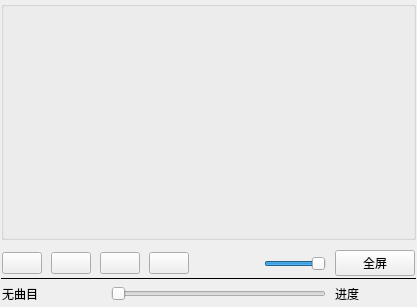
<?xml version="1.0" encoding="UTF-8"?>
<ui version="4.0">
 <class>MainWindow</class>
 <widget class="QMainWindow" name="MainWindow">
  <property name="geometry">
   <rect>
    <x>0</x>
    <y>0</y>
    <width>417</width>
    <height>307</height>
   </rect>
  </property>
  <property name="windowTitle">
   <string>视频播放器</string>
  </property>
  <widget class="QWidget" name="centralWidget">
   <layout class="QVBoxLayout" name="verticalLayout_2">
    <property name="spacing">
     <number>1</number>
    </property>
    <property name="leftMargin">
     <number>1</number>
    </property>
    <property name="topMargin">
     <number>1</number>
    </property>
    <property name="rightMargin">
     <number>1</number>
    </property>
    <property name="bottomMargin">
     <number>1</number>
    </property>
    <item>
     <widget class="QGroupBox" name="groupBox">
      <property name="title">
       <string/>
      </property>
      <layout class="QVBoxLayout" name="verticalLayout">
       <property name="spacing">
        <number>1</number>
       </property>
       <property name="leftMargin">
        <number>1</number>
       </property>
       <property name="topMargin">
        <number>1</number>
       </property>
       <property name="rightMargin">
        <number>1</number>
       </property>
       <property name="bottomMargin">
        <number>1</number>
       </property>
       <item>
        <widget class="QmyVideoWidget" name="videoWidget" native="true"/>
       </item>
      </layout>
     </widget>
    </item>
    <item>
     <widget class="QWidget" name="widget" native="true">
      <property name="minimumSize">
       <size>
        <width>0</width>
        <height>35</height>
       </size>
      </property>
      <property name="maximumSize">
       <size>
        <width>16777215</width>
        <height>25</height>
       </size>
      </property>
      <layout class="QHBoxLayout" name="horizontalLayout">
       <property name="spacing">
        <number>9</number>
       </property>
       <property name="leftMargin">
        <number>1</number>
       </property>
       <property name="topMargin">
        <number>1</number>
       </property>
       <property name="rightMargin">
        <number>1</number>
       </property>
       <property name="bottomMargin">
        <number>1</number>
       </property>
       <item>
        <widget class="QPushButton" name="btnAdd">
         <property name="text">
          <string/>
         </property>
         <property name="icon">
          <iconset>
           <normaloff>:/images/images/001.GIF</normaloff>:/images/images/001.GIF</iconset>
         </property>
        </widget>
       </item>
       <item>
        <widget class="QPushButton" name="btnPlay">
         <property name="text">
          <string/>
         </property>
         <property name="icon">
          <iconset>
           <normaloff>:/images/images/620.bmp</normaloff>:/images/images/620.bmp</iconset>
         </property>
        </widget>
       </item>
       <item>
        <widget class="QPushButton" name="btnPause">
         <property name="text">
          <string/>
         </property>
         <property name="icon">
          <iconset>
           <normaloff>:/images/images/622.bmp</normaloff>:/images/images/622.bmp</iconset>
         </property>
        </widget>
       </item>
       <item>
        <widget class="QPushButton" name="btnStop">
         <property name="text">
          <string/>
         </property>
         <property name="icon">
          <iconset>
           <normaloff>:/images/images/624.bmp</normaloff>:/images/images/624.bmp</iconset>
         </property>
        </widget>
       </item>
       <item>
        <spacer name="horizontalSpacer">
         <property name="orientation">
          <enum>Qt::Horizontal</enum>
         </property>
         <property name="sizeHint" stdset="0">
          <size>
           <width>40</width>
           <height>20</height>
          </size>
         </property>
        </spacer>
       </item>
       <item>
        <widget class="QPushButton" name="btnSound">
         <property name="text">
          <string/>
         </property>
         <property name="icon">
          <iconset>
           <normaloff>:/images/images/volumn.bmp</normaloff>:/images/images/volumn.bmp</iconset>
         </property>
         <property name="flat">
          <bool>true</bool>
         </property>
        </widget>
       </item>
       <item>
        <widget class="QSlider" name="sliderVolumn">
         <property name="maximum">
          <number>100</number>
         </property>
         <property name="value">
          <number>100</number>
         </property>
         <property name="orientation">
          <enum>Qt::Horizontal</enum>
         </property>
        </widget>
       </item>
       <item>
        <widget class="QPushButton" name="pushButton">
         <property name="text">
          <string>全屏</string>
         </property>
         <property name="icon">
          <iconset>
           <normaloff>:/images/images/237.GIF</normaloff>:/images/images/237.GIF</iconset>
         </property>
        </widget>
       </item>
      </layout>
     </widget>
    </item>
    <item>
     <widget class="Line" name="line">
      <property name="frameShadow">
       <enum>QFrame::Plain</enum>
      </property>
      <property name="orientation">
       <enum>Qt::Horizontal</enum>
      </property>
     </widget>
    </item>
    <item>
     <widget class="QWidget" name="widget_2" native="true">
      <property name="maximumSize">
       <size>
        <width>16777215</width>
        <height>25</height>
       </size>
      </property>
      <layout class="QHBoxLayout" name="horizontalLayout_2">
       <property name="spacing">
        <number>9</number>
       </property>
       <property name="leftMargin">
        <number>1</number>
       </property>
       <property name="topMargin">
        <number>1</number>
       </property>
       <property name="rightMargin">
        <number>1</number>
       </property>
       <property name="bottomMargin">
        <number>1</number>
       </property>
       <item>
        <widget class="QLabel" name="LabCurMedia">
         <property name="minimumSize">
          <size>
           <width>100</width>
           <height>0</height>
          </size>
         </property>
         <property name="text">
          <string>无曲目</string>
         </property>
        </widget>
       </item>
       <item>
        <widget class="QSlider" name="sliderPosition">
         <property name="tracking">
          <bool>false</bool>
         </property>
         <property name="orientation">
          <enum>Qt::Horizontal</enum>
         </property>
        </widget>
       </item>
       <item>
        <widget class="QLabel" name="LabRatio">
         <property name="minimumSize">
          <size>
           <width>80</width>
           <height>0</height>
          </size>
         </property>
         <property name="text">
          <string>进度</string>
         </property>
        </widget>
       </item>
      </layout>
     </widget>
    </item>
   </layout>
  </widget>
 </widget>
 <layoutdefault spacing="6" margin="11"/>
 <customwidgets>
  <customwidget>
   <class>QmyVideoWidget</class>
   <extends>QWidget</extends>
   <header location="global">qmyvideowidget.h</header>
   <container>1</container>
  </customwidget>
 </customwidgets>
 <resources/>
 <connections/>
</ui>
